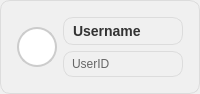
<ui version="4.0">
 <class>infoItemFrameLzy</class>
 <widget class="QFrame" name="infoItemFrameLzy">
  <property name="geometry">
   <rect>
    <x>0</x>
    <y>0</y>
    <width>200</width>
    <height>60</height>
   </rect>
  </property>
  <property name="styleSheet">
   <string>
      QFrame {
          background-color: #f0f0f0;
          border-radius: 10px;
          border: 1px solid #dcdcdc;
          padding: 5px;
      }
   </string>
  </property>
  <layout class="QHBoxLayout" name="horizontalLayout">
   <item>
    <widget class="QLabel" name="avatar">
     <property name="minimumSize">
      <size>
       <width>40</width>
       <height>40</height>
      </size>
     </property>
     <property name="maximumSize">
      <size>
       <width>40</width>
       <height>40</height>
      </size>
     </property>
     <property name="styleSheet">
      <string>
         QLabel {
             border-radius: 20px;
             border: 2px solid #cccccc;
             background-color: #ffffff;
         }
      </string>
     </property>
     <property name="text">
      <string/>
     </property>
    </widget>
   </item>
   <item>
    <layout class="QVBoxLayout" name="verticalLayout">
     <item>
      <widget class="QLabel" name="name">
       <property name="styleSheet">
        <string>
           QLabel {
               font-size: 14px;
               color: #333333;
               font-weight: bold;
           }
        </string>
       </property>
       <property name="text">
        <string>Username</string>
       </property>
      </widget>
     </item>
     <item>
      <widget class="QLabel" name="id">
       <property name="styleSheet">
        <string>
           QLabel {
               font-size: 12px;
               color: #666666;
           }
        </string>
       </property>
       <property name="text">
        <string>UserID</string>
       </property>
      </widget>
     </item>
    </layout>
   </item>
  </layout>
 </widget>
 <resources/>
 <connections/>
</ui>
